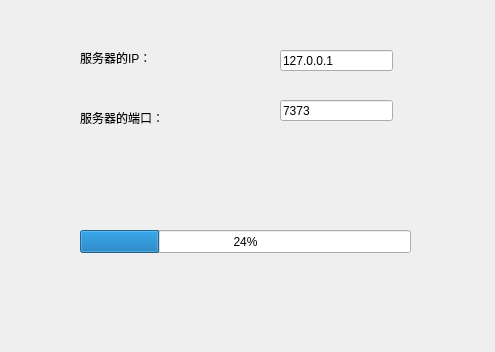
<?xml version="1.0" encoding="UTF-8"?>
<ui version="4.0">
 <class>QTcpRcv</class>
 <widget class="QWidget" name="QTcpRcv">
  <property name="geometry">
   <rect>
    <x>0</x>
    <y>0</y>
    <width>495</width>
    <height>352</height>
   </rect>
  </property>
  <property name="windowTitle">
   <string>Form</string>
  </property>
  <widget class="QLabel" name="label">
   <property name="geometry">
    <rect>
     <x>80</x>
     <y>50</y>
     <width>81</width>
     <height>16</height>
    </rect>
   </property>
   <property name="text">
    <string>服务器的IP：</string>
   </property>
  </widget>
  <widget class="QLabel" name="label_2">
   <property name="geometry">
    <rect>
     <x>80</x>
     <y>110</y>
     <width>101</width>
     <height>16</height>
    </rect>
   </property>
   <property name="text">
    <string>服务器的端口：</string>
   </property>
  </widget>
  <widget class="QLineEdit" name="lineEdit_ip">
   <property name="geometry">
    <rect>
     <x>280</x>
     <y>50</y>
     <width>113</width>
     <height>21</height>
    </rect>
   </property>
   <property name="text">
    <string>127.0.0.1</string>
   </property>
  </widget>
  <widget class="QLineEdit" name="lineEdit_port">
   <property name="geometry">
    <rect>
     <x>280</x>
     <y>100</y>
     <width>113</width>
     <height>21</height>
    </rect>
   </property>
   <property name="text">
    <string>7373</string>
   </property>
  </widget>
  <widget class="QProgressBar" name="progressBar">
   <property name="geometry">
    <rect>
     <x>80</x>
     <y>230</y>
     <width>331</width>
     <height>23</height>
    </rect>
   </property>
   <property name="value">
    <number>24</number>
   </property>
  </widget>
 </widget>
 <resources/>
 <connections/>
</ui>
